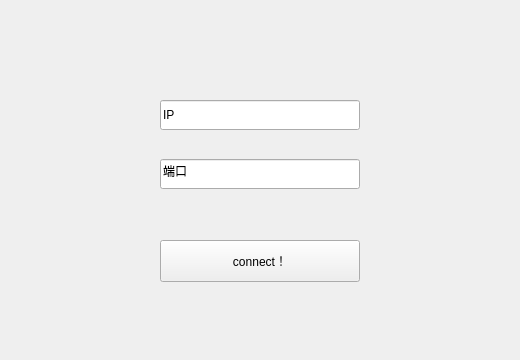
<?xml version="1.0" encoding="UTF-8"?>
<ui version="4.0">
 <class>Widget</class>
 <widget class="QWidget" name="Widget">
  <property name="geometry">
   <rect>
    <x>0</x>
    <y>0</y>
    <width>520</width>
    <height>360</height>
   </rect>
  </property>
  <property name="minimumSize">
   <size>
    <width>520</width>
    <height>360</height>
   </size>
  </property>
  <property name="maximumSize">
   <size>
    <width>520</width>
    <height>360</height>
   </size>
  </property>
  <property name="windowTitle">
   <string>Widget</string>
  </property>
  <property name="styleSheet">
   <string notr="true">#widget{background-image: url(:/img.png);}</string>
  </property>
  <widget class="DynamicLineEdit" name="lineEdit_1">
   <property name="geometry">
    <rect>
     <x>160</x>
     <y>100</y>
     <width>200</width>
     <height>30</height>
    </rect>
   </property>
   <property name="sizePolicy">
    <sizepolicy hsizetype="Expanding" vsizetype="Expanding">
     <horstretch>0</horstretch>
     <verstretch>0</verstretch>
    </sizepolicy>
   </property>
   <property name="minimumSize">
    <size>
     <width>200</width>
     <height>30</height>
    </size>
   </property>
   <property name="maximumSize">
    <size>
     <width>200</width>
     <height>30</height>
    </size>
   </property>
   <property name="text">
    <string>IP</string>
   </property>
  </widget>
  <widget class="AnimatedButton" name="pushButton">
   <property name="geometry">
    <rect>
     <x>160</x>
     <y>240</y>
     <width>200</width>
     <height>42</height>
    </rect>
   </property>
   <property name="minimumSize">
    <size>
     <width>200</width>
     <height>42</height>
    </size>
   </property>
   <property name="maximumSize">
    <size>
     <width>200</width>
     <height>42</height>
    </size>
   </property>
   <property name="text">
    <string>connect！</string>
   </property>
  </widget>
  <widget class="DynamicLineEdit" name="lineEdit_2">
   <property name="geometry">
    <rect>
     <x>160</x>
     <y>159</y>
     <width>200</width>
     <height>30</height>
    </rect>
   </property>
   <property name="sizePolicy">
    <sizepolicy hsizetype="Expanding" vsizetype="Expanding">
     <horstretch>0</horstretch>
     <verstretch>0</verstretch>
    </sizepolicy>
   </property>
   <property name="minimumSize">
    <size>
     <width>200</width>
     <height>30</height>
    </size>
   </property>
   <property name="maximumSize">
    <size>
     <width>200</width>
     <height>30</height>
    </size>
   </property>
   <property name="text">
    <string>端口</string>
   </property>
  </widget>
 </widget>
 <customwidgets>
  <customwidget>
   <class>DynamicLineEdit</class>
   <extends>QLineEdit</extends>
   <header location="global">dynamiclineedit.h</header>
  </customwidget>
  <customwidget>
   <class>AnimatedButton</class>
   <extends>QPushButton</extends>
   <header location="global">animatedbutton.h</header>
  </customwidget>
 </customwidgets>
 <resources/>
 <connections/>
</ui>
